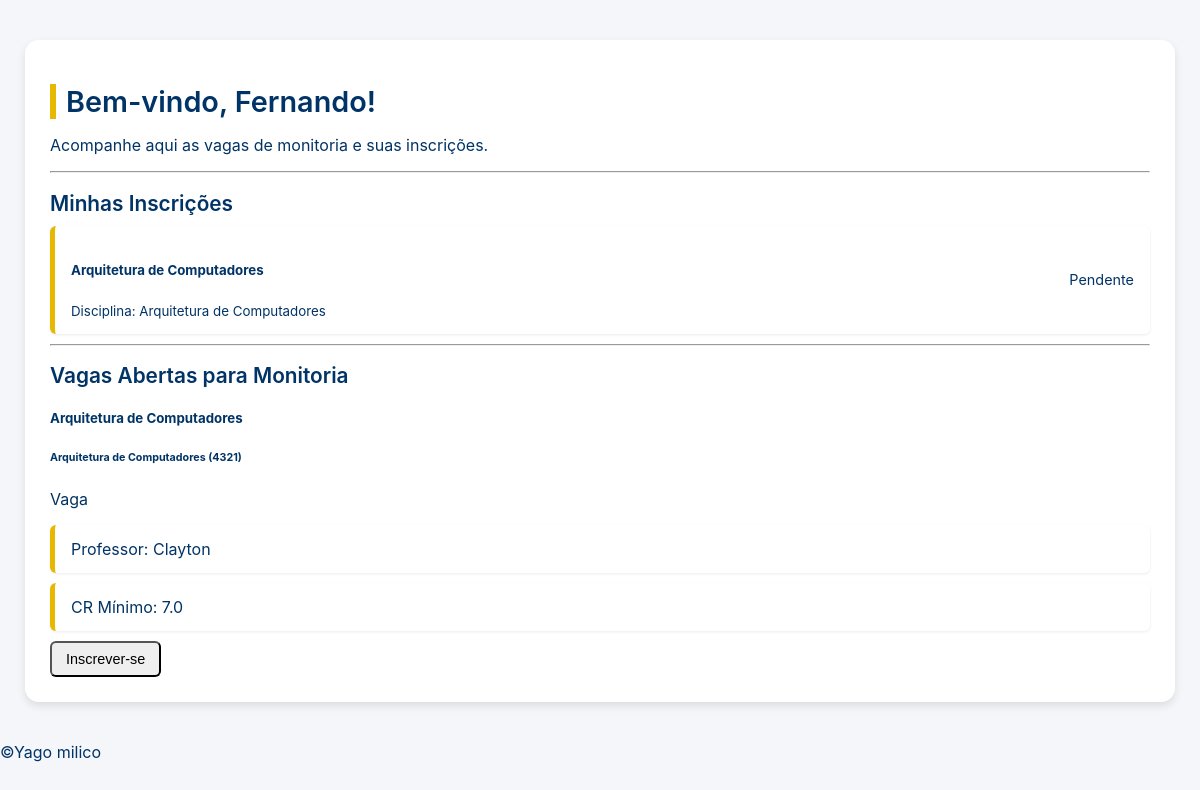
/dashboard/aluno/ (signed in), run on an earlier commit of the app's database.
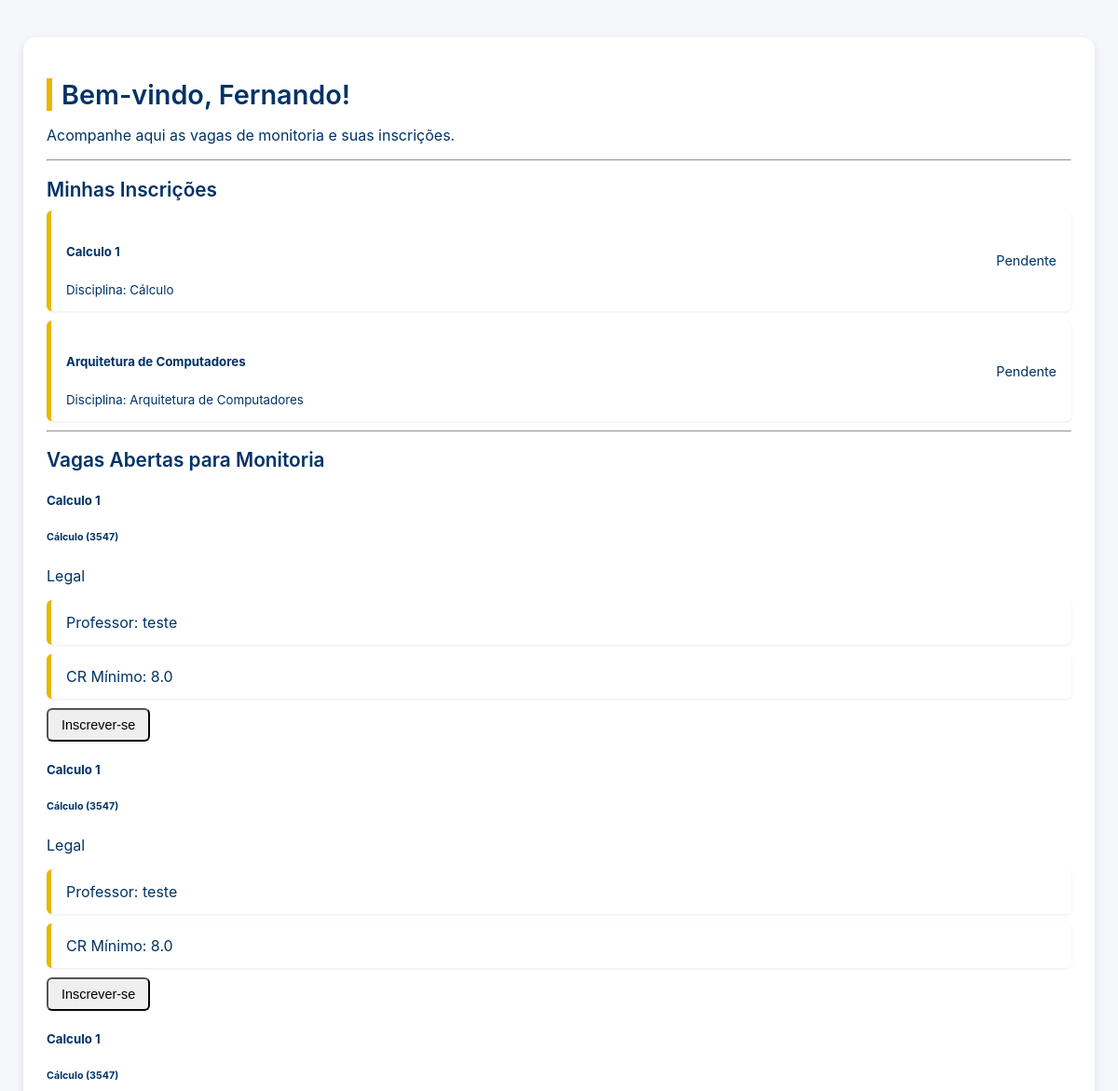
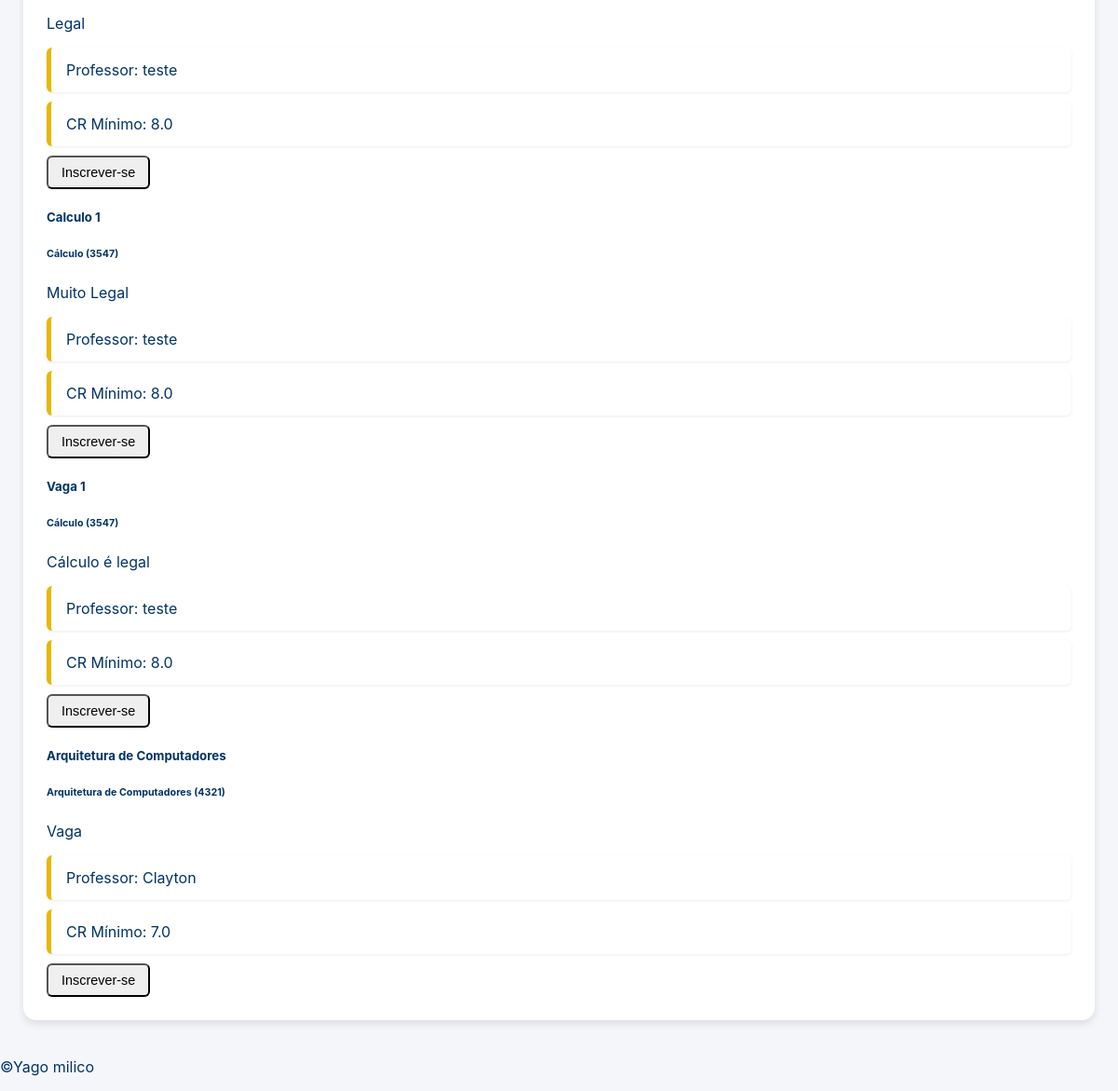
And on a later commit of the database (2 pictures, top to bottom).
### core/models.py (models this page shows, shortened)
class Candidatura(models.Model):
    aluno = models.ForeignKey(Aluno, on_delete=models.CASCADE, related_name='candidaturas')
    vaga = models.ForeignKey(Vaga, on_delete=models.CASCADE, related_name='candidaturas')
    documento = models.FileField(upload_to='documentos/', null=True, blank=True)
    data_candidatura = models.DateTimeField(auto_now_add=True)
    STATUS_CHOICES = (
        ('pendente', 'Pendente'),
        ('aprovada', 'Aprovada'),
        ('rejeitada', 'Rejeitada'),
    )
    status = models.CharField(
        max_length=20,
        choices=STATUS_CHOICES,
        default='pendente'  # A lógica que você pediu!
    )
    class Meta:
        unique_together = ('aluno', 'vaga')

class Vaga(models.Model):
    nome = models.CharField(max_length=100)
    crminimo = models.FloatField()
    disciplina = models.ForeignKey(Disciplina, on_delete=models.CASCADE, related_name='vagas')
    professor = models.ForeignKey(Professor, on_delete=models.CASCADE, related_name='vagas_criadas')
    STATUS_CHOICES = (
        ('aberta', 'Aberta'),
        ('fechada', 'Fechada'),
    )
    statusvaga = models.CharField(max_length=20, choices=STATUS_CHOICES, default='aberta')
    descricao = models.TextField(blank=True) # Adicionei descrição

class Disciplina(models.Model):
    nome = models.CharField(max_length=100)
    codigo = models.CharField(max_length=20, unique=True)
    professor = models.ForeignKey(Professor, on_delete=models.SET_NULL, null=True, related_name='disciplinas')
    cargaHoraria = models.IntegerField()
    ementa = models.TextField(blank=True)

class Professor(models.Model):
    user = models.OneToOneField(User, on_delete=models.CASCADE, related_name='professor_profile')
    cpf = models.CharField(max_length=14, unique=True)
    telefone = models.CharField(max_length=15, blank=True) # 'blank=True' = Opcional

### core/views.py (the view)
# urls.py: path('dashboard/aluno/', views.dashboard_aluno, name='dashboard_aluno'),
@login_required
def dashboard_aluno(request):
    vagas_abertas = Vaga.objects.filter(statusvaga='aberta').order_by('-id')
    minhas_candidaturas = []
    if hasattr(request.user, 'aluno_profile'):
        minhas_candidaturas = Candidatura.objects.filter(aluno=request.user.aluno_profile).order_by('-data_candidatura')
    contexto = {
        'usuario': request.user,
        'vagas_abertas': vagas_abertas,
        'minhas_candidaturas': minhas_candidaturas
    }
    return render(request, 'alunodashboard.html', contexto)

### templates/alunodashboard.html (shortened to what this page needs)
{% extends "base.html" %}
{% load static %}
{% block extra_css %}
  <link rel="stylesheet" href="{% static 'alunodashboard.css' %}">
{% endblock %}
{% block content %}
<div class="container mt-4">
  <h1>Bem-vindo, {{ usuario.get_full_name|default:usuario.username }}!</h1>
  <p>Acompanhe aqui as vagas de monitoria e suas inscrições.</p>
  <hr>
  <section class="minhas-inscricoes mb-5">
    <h2>Minhas Inscrições</h2>
    {% if minhas_candidaturas %}
      <div class="list-group">
        {% for inscricao in minhas_candidaturas %}
          <div class="list-group-item d-flex justify-content-between align-items-center">
            <div>
              <h5 class="mb-1">{{ inscricao.vaga.nome }}</h5>
              <small>Disciplina: {{ inscricao.vaga.disciplina.nome }}</small>
            </div>
            <span class="badge
              {% if inscricao.status == 'pendente' %} bg-warning text-dark
              {% elif inscricao.status == 'aprovada' %} bg-success
              {% elif inscricao.status == 'rejeitada' %} bg-danger
              {% endif %}
              p-2" style="font-size: 0.9rem;">
              {{ inscricao.get_status_display }}
            </span>
          </div>
        {% endfor %}
      </div>
    {% else %}
      <p>Você ainda não se inscreveu em nenhuma vaga.</p>
    {% endif %}
  </section>
  <hr>
  <section class="vagas-abertas">
    <h2>Vagas Abertas para Monitoria</h2>
    {% if vagas_abertas %}
      <div class="row">
        {% for vaga in vagas_abertas %}
          <div class="col-md-6 mb-3">
            <div class="card shadow-sm">
              <div class="card-body">
                <h5 class="card-title">{{ vaga.nome }}</h5>
                <h6 class="card-subtitle mb-2 text-muted">
                  {{ vaga.disciplina.nome }} ({{ vaga.disciplina.codigo }})
                </h6>
                <p class="card-text">{{ vaga.descricao|truncatewords:25 }}</p>
                <ul class="list-group list-group-flush mb-3">
                  <li class="list-group-item py-1 px-0">Professor: {{ vaga.professor.user.get_full_name|default:vaga.professor.user.username }}</li>
                  <li class="list-group-item py-1 px-0">CR Mínimo: {{ vaga.crminimo|default:"N/A" }}</li>
                </ul>
                <form action="{% url 'inscrever_vaga' %}" method="POST">
                  <button type="submit" class="btn btn-success w-100">
                    Inscrever-se
                  </button>
                </form>
              </div>
            </div>
          </div>
        {% endfor %}
      </div>
    {% else %}
      <p>Nenhuma vaga aberta no momento.</p>
    {% endif %}
  </section>
</div>
{% endblock %}

What changed in the data, as far as the page shows it:
added Candidatura: vaga.nome "Calculo 1", vaga.disciplina.nome "Cálculo", status "Pendente"
added Vaga: nome "Calculo 1", disciplina.nome "Cálculo", disciplina.codigo "3547", descricao "Legal", professor.user.get_full_name "teste", crminimo "8.0"
added Vaga: nome "Calculo 1", disciplina.nome "Cálculo", disciplina.codigo "3547", descricao "Legal", professor.user.get_full_name "teste", crminimo "8.0"
added Vaga: nome "Calculo 1", disciplina.nome "Cálculo", disciplina.codigo "3547", descricao "Legal", professor.user.get_full_name "teste", crminimo "8.0"
added Vaga: nome "Calculo 1", disciplina.nome "Cálculo", disciplina.codigo "3547", descricao "Muito Legal", professor.user.get_full_name "teste", crminimo "8.0"
added Vaga: nome "Vaga 1", disciplina.nome "Cálculo", disciplina.codigo "3547", descricao "Cálculo é legal", professor.user.get_full_name "teste", crminimo "8.0"
